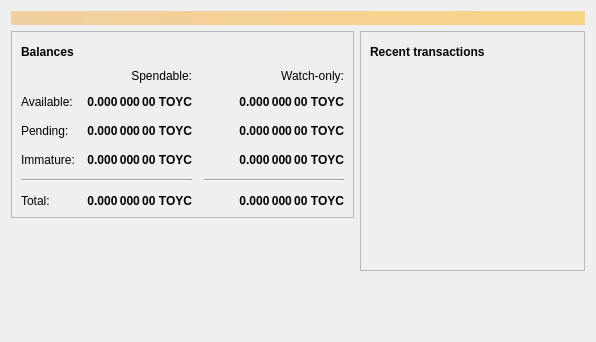
<?xml version="1.0" encoding="UTF-8"?>
<ui version="4.0">
 <class>OverviewPage</class>
 <widget class="QWidget" name="OverviewPage">
  <property name="geometry">
   <rect>
    <x>0</x>
    <y>0</y>
    <width>596</width>
    <height>342</height>
   </rect>
  </property>
  <property name="windowTitle">
   <string>Form</string>
  </property>
  <layout class="QVBoxLayout" name="topLayout">
   <item>
    <widget class="QLabel" name="labelAlerts">
     <property name="visible">
      <bool>false</bool>
     </property>
     <property name="styleSheet">
      <string notr="true">QLabel { background-color: qlineargradient(x1: 0, y1: 0, x2: 1, y2: 0, stop:0 #F0D0A0, stop:1 #F8D488); color:#000000; }</string>
     </property>
     <property name="wordWrap">
      <bool>true</bool>
     </property>
     <property name="margin">
      <number>3</number>
     </property>
     <property name="textInteractionFlags">
      <set>Qt::TextSelectableByMouse</set>
     </property>
    </widget>
   </item>
   <item>
    <layout class="QHBoxLayout" name="horizontalLayout" stretch="1,1">
     <item>
      <layout class="QVBoxLayout" name="verticalLayout_2">
       <item>
        <widget class="QFrame" name="frame">
         <property name="frameShape">
          <enum>QFrame::StyledPanel</enum>
         </property>
         <property name="frameShadow">
          <enum>QFrame::Raised</enum>
         </property>
         <layout class="QVBoxLayout" name="verticalLayout_4">
          <item>
           <layout class="QHBoxLayout" name="horizontalLayout_4">
            <item>
             <widget class="QLabel" name="label_5">
              <property name="font">
               <font>
                <weight>75</weight>
                <bold>true</bold>
               </font>
              </property>
              <property name="text">
               <string>Balances</string>
              </property>
             </widget>
            </item>
            <item>
             <widget class="QPushButton" name="labelWalletStatus">
              <property name="enabled">
               <bool>true</bool>
              </property>
              <property name="maximumSize">
               <size>
                <width>30</width>
                <height>16777215</height>
               </size>
              </property>
              <property name="toolTip">
               <string>The displayed information may be out of date. Your wallet automatically synchronizes with the toycoin network after a connection is established, but this process has not completed yet.</string>
              </property>
              <property name="text">
               <string/>
              </property>
              <property name="icon">
               <iconset resource="../bitcoin.qrc">
                <normaloff>:/icons/warning</normaloff>
                <disabledoff>:/icons/warning</disabledoff>:/icons/warning</iconset>
              </property>
              <property name="iconSize">
               <size>
                <width>24</width>
                <height>24</height>
               </size>
              </property>
              <property name="flat">
               <bool>true</bool>
              </property>
             </widget>
            </item>
            <item>
             <spacer name="horizontalSpacer_3">
              <property name="orientation">
               <enum>Qt::Horizontal</enum>
              </property>
              <property name="sizeHint" stdset="0">
               <size>
                <width>40</width>
                <height>20</height>
               </size>
              </property>
             </spacer>
            </item>
           </layout>
          </item>
          <item>
           <layout class="QGridLayout" name="gridLayout">
            <property name="spacing">
             <number>12</number>
            </property>
            <item row="2" column="2">
             <widget class="QLabel" name="labelWatchPending">
              <property name="font">
               <font>
                <weight>75</weight>
                <bold>true</bold>
               </font>
              </property>
              <property name="cursor">
               <cursorShape>IBeamCursor</cursorShape>
              </property>
              <property name="toolTip">
               <string>Unconfirmed transactions to watch-only addresses</string>
              </property>
              <property name="text">
               <string notr="true">0.000 000 00 TOYC</string>
              </property>
              <property name="alignment">
               <set>Qt::AlignRight|Qt::AlignTrailing|Qt::AlignVCenter</set>
              </property>
              <property name="textInteractionFlags">
               <set>Qt::LinksAccessibleByMouse|Qt::TextSelectableByKeyboard|Qt::TextSelectableByMouse</set>
              </property>
             </widget>
            </item>
            <item row="2" column="1">
             <widget class="QLabel" name="labelUnconfirmed">
              <property name="font">
               <font>
                <weight>75</weight>
                <bold>true</bold>
               </font>
              </property>
              <property name="cursor">
               <cursorShape>IBeamCursor</cursorShape>
              </property>
              <property name="toolTip">
               <string>Total of transactions that have yet to be confirmed, and do not yet count toward the spendable balance</string>
              </property>
              <property name="text">
               <string notr="true">0.000 000 00 TOYC</string>
              </property>
              <property name="alignment">
               <set>Qt::AlignRight|Qt::AlignTrailing|Qt::AlignVCenter</set>
              </property>
              <property name="textInteractionFlags">
               <set>Qt::LinksAccessibleByMouse|Qt::TextSelectableByKeyboard|Qt::TextSelectableByMouse</set>
              </property>
             </widget>
            </item>
            <item row="3" column="2">
             <widget class="QLabel" name="labelWatchImmature">
              <property name="font">
               <font>
                <weight>75</weight>
                <bold>true</bold>
               </font>
              </property>
              <property name="cursor">
               <cursorShape>IBeamCursor</cursorShape>
              </property>
              <property name="toolTip">
               <string>Mined balance in watch-only addresses that has not yet matured</string>
              </property>
              <property name="text">
               <string notr="true">0.000 000 00 TOYC</string>
              </property>
              <property name="alignment">
               <set>Qt::AlignRight|Qt::AlignTrailing|Qt::AlignVCenter</set>
              </property>
              <property name="textInteractionFlags">
               <set>Qt::LinksAccessibleByMouse|Qt::TextSelectableByKeyboard|Qt::TextSelectableByMouse</set>
              </property>
             </widget>
            </item>
            <item row="4" column="0" colspan="2">
             <widget class="Line" name="line">
              <property name="orientation">
               <enum>Qt::Horizontal</enum>
              </property>
             </widget>
            </item>
            <item row="4" column="2">
             <widget class="Line" name="lineWatchBalance">
              <property name="sizePolicy">
               <sizepolicy hsizetype="Preferred" vsizetype="Fixed">
                <horstretch>0</horstretch>
                <verstretch>0</verstretch>
               </sizepolicy>
              </property>
              <property name="minimumSize">
               <size>
                <width>140</width>
                <height>0</height>
               </size>
              </property>
              <property name="orientation">
               <enum>Qt::Horizontal</enum>
              </property>
             </widget>
            </item>
            <item row="5" column="0">
             <widget class="QLabel" name="labelTotalText">
              <property name="text">
               <string>Total:</string>
              </property>
             </widget>
            </item>
            <item row="3" column="1">
             <widget class="QLabel" name="labelImmature">
              <property name="font">
               <font>
                <weight>75</weight>
                <bold>true</bold>
               </font>
              </property>
              <property name="cursor">
               <cursorShape>IBeamCursor</cursorShape>
              </property>
              <property name="toolTip">
               <string>Mined balance that has not yet matured</string>
              </property>
              <property name="text">
               <string notr="true">0.000 000 00 TOYC</string>
              </property>
              <property name="alignment">
               <set>Qt::AlignRight|Qt::AlignTrailing|Qt::AlignVCenter</set>
              </property>
              <property name="textInteractionFlags">
               <set>Qt::LinksAccessibleByMouse|Qt::TextSelectableByKeyboard|Qt::TextSelectableByMouse</set>
              </property>
             </widget>
            </item>
            <item row="2" column="3">
             <spacer name="horizontalSpacer_2">
              <property name="orientation">
               <enum>Qt::Horizontal</enum>
              </property>
              <property name="sizeHint" stdset="0">
               <size>
                <width>40</width>
                <height>20</height>
               </size>
              </property>
             </spacer>
            </item>
            <item row="3" column="0">
             <widget class="QLabel" name="labelImmatureText">
              <property name="text">
               <string>Immature:</string>
              </property>
             </widget>
            </item>
            <item row="5" column="1">
             <widget class="QLabel" name="labelTotal">
              <property name="font">
               <font>
                <weight>75</weight>
                <bold>true</bold>
               </font>
              </property>
              <property name="cursor">
               <cursorShape>IBeamCursor</cursorShape>
              </property>
              <property name="toolTip">
               <string>Your current total balance</string>
              </property>
              <property name="text">
               <string notr="true">0.000 000 00 TOYC</string>
              </property>
              <property name="alignment">
               <set>Qt::AlignRight|Qt::AlignTrailing|Qt::AlignVCenter</set>
              </property>
              <property name="textInteractionFlags">
               <set>Qt::LinksAccessibleByMouse|Qt::TextSelectableByKeyboard|Qt::TextSelectableByMouse</set>
              </property>
             </widget>
            </item>
            <item row="5" column="2">
             <widget class="QLabel" name="labelWatchTotal">
              <property name="font">
               <font>
                <weight>75</weight>
                <bold>true</bold>
               </font>
              </property>
              <property name="cursor">
               <cursorShape>IBeamCursor</cursorShape>
              </property>
              <property name="toolTip">
               <string>Current total balance in watch-only addresses</string>
              </property>
              <property name="text">
               <string notr="true">0.000 000 00 TOYC</string>
              </property>
              <property name="alignment">
               <set>Qt::AlignRight|Qt::AlignTrailing|Qt::AlignVCenter</set>
              </property>
              <property name="textInteractionFlags">
               <set>Qt::LinksAccessibleByMouse|Qt::TextSelectableByKeyboard|Qt::TextSelectableByMouse</set>
              </property>
             </widget>
            </item>
            <item row="0" column="2">
             <widget class="QLabel" name="labelWatchonly">
              <property name="text">
               <string>Watch-only:</string>
              </property>
              <property name="alignment">
               <set>Qt::AlignRight|Qt::AlignTrailing|Qt::AlignVCenter</set>
              </property>
             </widget>
            </item>
            <item row="1" column="0">
             <widget class="QLabel" name="labelBalanceText">
              <property name="text">
               <string>Available:</string>
              </property>
             </widget>
            </item>
            <item row="1" column="1">
             <widget class="QLabel" name="labelBalance">
              <property name="font">
               <font>
                <weight>75</weight>
                <bold>true</bold>
               </font>
              </property>
              <property name="cursor">
               <cursorShape>IBeamCursor</cursorShape>
              </property>
              <property name="toolTip">
               <string>Your current spendable balance</string>
              </property>
              <property name="text">
               <string notr="true">0.000 000 00 TOYC</string>
              </property>
              <property name="alignment">
               <set>Qt::AlignRight|Qt::AlignTrailing|Qt::AlignVCenter</set>
              </property>
              <property name="textInteractionFlags">
               <set>Qt::LinksAccessibleByMouse|Qt::TextSelectableByKeyboard|Qt::TextSelectableByMouse</set>
              </property>
             </widget>
            </item>
            <item row="1" column="2">
             <widget class="QLabel" name="labelWatchAvailable">
              <property name="font">
               <font>
                <weight>75</weight>
                <bold>true</bold>
               </font>
              </property>
              <property name="cursor">
               <cursorShape>IBeamCursor</cursorShape>
              </property>
              <property name="toolTip">
               <string>Your current balance in watch-only addresses</string>
              </property>
              <property name="text">
               <string notr="true">0.000 000 00 TOYC</string>
              </property>
              <property name="alignment">
               <set>Qt::AlignRight|Qt::AlignTrailing|Qt::AlignVCenter</set>
              </property>
              <property name="textInteractionFlags">
               <set>Qt::LinksAccessibleByMouse|Qt::TextSelectableByKeyboard|Qt::TextSelectableByMouse</set>
              </property>
             </widget>
            </item>
            <item row="2" column="0">
             <widget class="QLabel" name="labelPendingText">
              <property name="text">
               <string>Pending:</string>
              </property>
             </widget>
            </item>
            <item row="0" column="1">
             <widget class="QLabel" name="labelSpendable">
              <property name="text">
               <string>Spendable:</string>
              </property>
              <property name="alignment">
               <set>Qt::AlignRight|Qt::AlignTrailing|Qt::AlignVCenter</set>
              </property>
             </widget>
            </item>
           </layout>
          </item>
         </layout>
        </widget>
       </item>
       <item>
        <spacer name="verticalSpacer">
         <property name="orientation">
          <enum>Qt::Vertical</enum>
         </property>
         <property name="sizeHint" stdset="0">
          <size>
           <width>20</width>
           <height>40</height>
          </size>
         </property>
        </spacer>
       </item>
      </layout>
     </item>
     <item>
      <layout class="QVBoxLayout" name="verticalLayout_3">
       <item>
        <widget class="QFrame" name="frame_2">
         <property name="frameShape">
          <enum>QFrame::StyledPanel</enum>
         </property>
         <property name="frameShadow">
          <enum>QFrame::Raised</enum>
         </property>
         <layout class="QVBoxLayout" name="verticalLayout">
          <item>
           <layout class="QHBoxLayout" name="horizontalLayout_2">
            <item>
             <widget class="QLabel" name="label_4">
              <property name="font">
               <font>
                <weight>75</weight>
                <bold>true</bold>
               </font>
              </property>
              <property name="text">
               <string>Recent transactions</string>
              </property>
             </widget>
            </item>
            <item>
             <widget class="QPushButton" name="labelTransactionsStatus">
              <property name="enabled">
               <bool>true</bool>
              </property>
              <property name="maximumSize">
               <size>
                <width>30</width>
                <height>16777215</height>
               </size>
              </property>
              <property name="toolTip">
               <string>The displayed information may be out of date. Your wallet automatically synchronizes with the toycoin network after a connection is established, but this process has not completed yet.</string>
              </property>
              <property name="text">
               <string/>
              </property>
              <property name="icon">
               <iconset resource="../bitcoin.qrc">
                <normaloff>:/icons/warning</normaloff>
                <disabledoff>:/icons/warning</disabledoff>:/icons/warning</iconset>
              </property>
              <property name="iconSize">
               <size>
                <width>24</width>
                <height>24</height>
               </size>
              </property>
              <property name="flat">
               <bool>true</bool>
              </property>
             </widget>
            </item>
            <item>
             <spacer name="horizontalSpacer">
              <property name="orientation">
               <enum>Qt::Horizontal</enum>
              </property>
              <property name="sizeHint" stdset="0">
               <size>
                <width>40</width>
                <height>20</height>
               </size>
              </property>
             </spacer>
            </item>
           </layout>
          </item>
          <item>
           <widget class="QListView" name="listTransactions">
            <property name="styleSheet">
             <string notr="true">QListView { background: transparent; }</string>
            </property>
            <property name="frameShape">
             <enum>QFrame::NoFrame</enum>
            </property>
            <property name="verticalScrollBarPolicy">
             <enum>Qt::ScrollBarAlwaysOff</enum>
            </property>
            <property name="horizontalScrollBarPolicy">
             <enum>Qt::ScrollBarAlwaysOff</enum>
            </property>
            <property name="selectionMode">
             <enum>QAbstractItemView::NoSelection</enum>
            </property>
           </widget>
          </item>
         </layout>
        </widget>
       </item>
       <item>
        <spacer name="verticalSpacer_2">
         <property name="orientation">
          <enum>Qt::Vertical</enum>
         </property>
         <property name="sizeHint" stdset="0">
          <size>
           <width>20</width>
           <height>40</height>
          </size>
         </property>
        </spacer>
       </item>
      </layout>
     </item>
    </layout>
   </item>
  </layout>
 </widget>
 <resources/>
 <connections/>
</ui>
